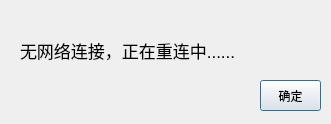
<?xml version="1.0" encoding="UTF-8"?>
<ui version="4.0">
 <class>noConnectDialog</class>
 <widget class="QDialog" name="noConnectDialog">
  <property name="geometry">
   <rect>
    <x>0</x>
    <y>0</y>
    <width>331</width>
    <height>124</height>
   </rect>
  </property>
  <property name="windowTitle">
   <string>Dialog</string>
  </property>
  <widget class="QPushButton" name="pb">
   <property name="geometry">
    <rect>
     <x>260</x>
     <y>80</y>
     <width>61</width>
     <height>31</height>
    </rect>
   </property>
   <property name="text">
    <string>确定</string>
   </property>
  </widget>
  <widget class="QLabel" name="label">
   <property name="geometry">
    <rect>
     <x>20</x>
     <y>20</y>
     <width>281</width>
     <height>61</height>
    </rect>
   </property>
   <property name="font">
    <font>
     <pointsize>13</pointsize>
    </font>
   </property>
   <property name="text">
    <string>无网络连接，正在重连中......</string>
   </property>
  </widget>
 </widget>
 <resources/>
 <connections/>
</ui>
